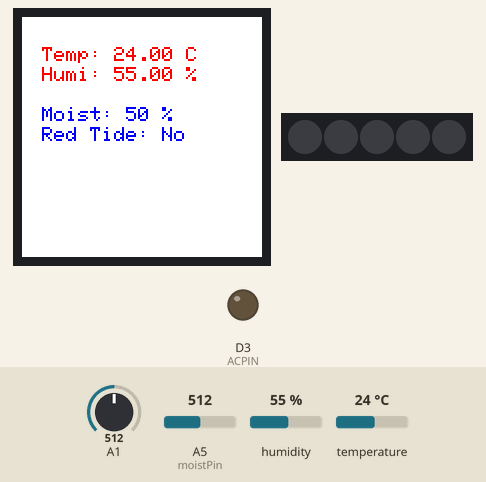
Bench run of a sketch on a simulated Arduino MKR. On the bench: 240×240 colour display, 5 RGB LEDs in strip order, left to right, output pins drawn as LEDs (lit = HIGH). The inputs (shaded band) are chosen by the test bench; at power-on: temperature 24 °C, A1 = 512, A5 (moistPin) = 512, humidity 55 %. What the sketch prints to the serial monitor is not drawn.

Above: at 2.6 s.
2.7 s: temperature set to 28.2 °C
5.2 s: temperature set to 29.3 °C
At 6.8 s:
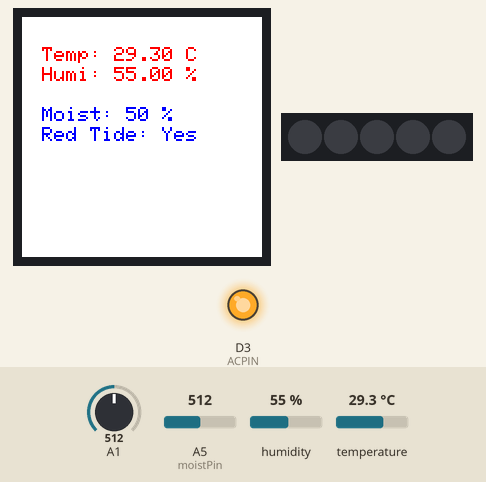
At 9.3 s:
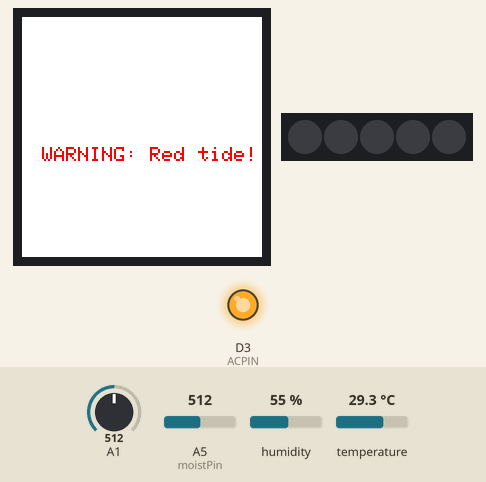
Timing chart, 0 to 21.8 s (numbered marks = the images above; inputs shaded):
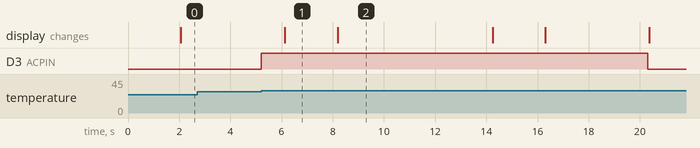

The sketch:

swing_2023_.ino
```cpp
#include <Arduino_MKRIoTCarrier.h>
MKRIoTCarrier carrier; // MKRIoTCarrier 객체를 생성합니다.

// 센서 및 장치에 사용되는 핀을 설정합니다.
int moistPin = A5; // 습도 센서 핀
int ACPIN = 3; // 에어컨 제어 핀

// 임계값을 설정합니다.
float minHumidity = 60.0;
float maxTemp = 30.0;
float minTemp = 22.0;
float idealTemp = 26.0;

// 현재 조건을 저장하는 변수를 생성합니다.
float humidity;
float temperature;
int moistValue;

// 에어컨 작동 시간을 제어하는 변수를 설정합니다.
unsigned long AC_start_time = 0;
unsigned long AC_max_duration = 10000; // 에어컨 최대 작동 시간

// 빛 임계값을 설정합니다.
int LIGHT_THRESHOLD = 200;

// 최근 업데이트 시간을 저장하는 변수를 추가합니다.
unsigned long lastUpdateTime = 0;

void setup() {
  Serial.begin(9600); // 시리얼 통신을 시작합니다.
  while (!Serial); // 시리얼 포트가 준비될 때까지 기다립니다.

  carrier.begin(); // MKRIoTCarrier를 초기화합니다.
  pinMode(ACPIN, OUTPUT); // 에어컨 제어 핀을 출력으로 설정합니다.

  // 시리얼 모니터에 메시지를 출력합니다.
  Serial.println("temperature,humidity,moistValue");
}

void loop() {
  // 에어컨이 너무 오래 작동하고 있는지 확인합니다.
  if (digitalRead(ACPIN) == HIGH && (millis() - AC_start_time) > AC_max_duration) {
    digitalWrite(ACPIN, LOW);  // 에어컨을 끕니다.
    displayWarning("WARNING: Excessive energy use!"); // 경고 메시지를 표시합니다.
  }

  // 온도와 습도를 읽습니다.
  temperature = carrier.Env.readTemperature();
  humidity = carrier.Env.readHumidity();

  // 토양 습도 값을 읽고 매핑합니다.
  int rawMoistValue = analogRead(moistPin);
  moistValue = map(rawMoistValue, 0, 1023, 100, 0);

  // 붉은 조류 발생 여부를 확인합니다.
  bool redTide = redTideOccurs();

  // 붉은 조류가 발생하고 온도가 너무 높거나 낮으면 에어컨을 켜서 온도를 조절합니다.
  if (redTide && (temperature < minTemp || temperature > maxTemp)) {
    setTemperature(idealTemp);
  }

  // 빛 센서를 읽습니다.
  int light = analogRead(A1);

  // 빛이 임계값보다 높으면 에어컨을 제어합니다.
  if (light > LIGHT_THRESHOLD) {
    if (temperature > 28.9 && digitalRead(ACPIN) == LOW) {
      digitalWrite(ACPIN, HIGH); // 에어컨을 켭니다.
      AC_start_time = millis(); // 에어컨 작동 시작 시간을 기록합니다.
    } else if (temperature < 23.2 && digitalRead(ACPIN) == HIGH) {
      digitalWrite(ACPIN, LOW); // 에어컨을 끕니다.
    }
  } else if (digitalRead(ACPIN) == HIGH) {
    digitalWrite(ACPIN, LOW); // 에어컨을 끕니다.
  }

  // 현재 조건을 시리얼 모니터에 출력합니다.
  Serial.print(temperature, 4);
  Serial.print(",");
  Serial.print(humidity, 4);
  Serial.print(",");
  Serial.println(moistValue);

  // 디스플레이를 2초마다 업데이트합니다.
  if (millis() - lastUpdateTime > 2000) {
    onUpdateDisplayChange(redTide);
    lastUpdateTime = millis();
  }
}

// 붉은 조류 발생 여부를 반환하는 함수입니다.
bool redTideOccurs() {
  return moistValue >= 20 && temperature >= 25.0;
}

// 원하는 온도로 에어컨을 설정하는 함수입니다.
void setTemperature(int desiredTemp) {
  if (desiredTemp == idealTemp) {
    digitalWrite(ACPIN, HIGH); // 에어컨을 켭니다.
    AC_start_time = millis(); // 에어컨 작동 시작 시간을 기록합니다.
  } else {
    digitalWrite(ACPIN, LOW); // 에어컨을 끕니다.
  }
}

// 경고 메시지를 디스플레이에 표시하는 함수입니다.
void displayWarning(const char* warning) {
  carrier.display.fillScreen(ST77XX_WHITE);
  carrier.display.setTextColor(ST77XX_RED);
  carrier.display.setTextSize(2);
  carrier.display.setCursor(20, 130);
  carrier.display.println(warning);
  delay(2000); // 2초 동안 딜레이합니다.
}

// 디스플레이에 정보를 업데이트하는 함수입니다.
void onUpdateDisplayChange(bool redTide) {
  carrier.display.fillScreen(ST77XX_WHITE);
  carrier.display.setTextColor(ST77XX_RED);
  carrier.display.setTextSize(2);

  // 온도 정보를 디스플레이에 표시합니다.
  carrier.display.setCursor(20, 30);
  carrier.display.print("Temp: ");
  carrier.display.print(temperature);
  carrier.display.print(" C");

  // 습도 정보를 디스플레이에 표시합니다.
  carrier.display.setCursor(20, 50);
  carrier.display.print("Humi: ");
  carrier.display.print(humidity);
  carrier.display.print(" %");

  // 습도 정보를 디스플레이에 표시합니다.
  carrier.display.setTextColor(ST77XX_BLUE);
  carrier.display.setCursor(20, 90);
  carrier.display.print("Moist: ");
  carrier.display.print(moistValue);
  carrier.display.print(" %");

  // 붉은 조류 발생 정보를 디스플레이에 표시합니다.
  carrier.display.setCursor(20, 110);
  carrier.display.print("Red Tide: ");
  carrier.display.print(redTide ? "Yes" : "No");
  delay(2000);

  if (redTide) {
    displayWarning("WARNING: Red tide!");
    delay(2000);
  }
}
```

Measured:
- the behaviour switches between 28.9 and 29 °C on temperature (found by bisection; images 0 and 1)
- after the input at 5.2 s, D3 (ACPIN): LOW → HIGH at once, → LOW 15.1 s later
- what the display in image 1 shows lasts 2.1 s, from 6.1 s to 8.2 s
